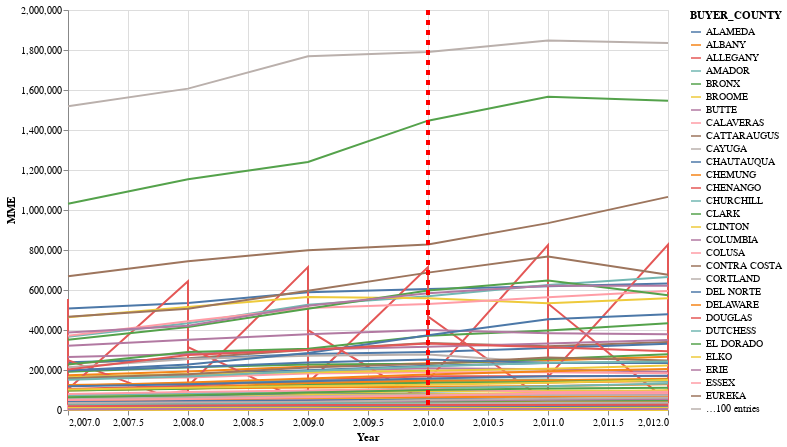

Source (notebook cell):
### Code cell
rule4 = alt.Chart(fa_compare).mark_rule(color='red', strokeDash=[5,5], strokeWidth=3).encode(
    x='Year:Q',
    size=alt.value(3)
).transform_filter(
    alt.datum.Year == 2010
)

fig4 = alt.Chart(fa_compare).mark_line().encode(
    x='Year',
    y='MME',
    color='BUYER_COUNTY'
).properties(
    width=600,
    height=400
)
fig4 + rule4

### Figure 1 — Vega-Lite specification as saved in the notebook (floating-point values rounded to 4 significant figures; data arrays with more than 128 entries replaced by an {"elided": "..."} marker saying what was removed)
{"config": {"view": {"continuousWidth": 400, "continuousHeight": 300}}, "layer": [{"mark": "line", "encoding": {"color": {"field": "BUYER_COUNTY", "type": "nominal"}, "x": {"field": "Year", "type": "quantitative"}, "y": {"field": "MME", "type": "quantitative"}}, "height": 400, "width": 600}, {"mark": {"type": "rule", "color": "red", "strokeDash": [5, 5], "strokeWidth": 3}, "encoding": {"size": {"value": 3}, "x": {"field": "Year", "type": "quantitative"}}, "transform": [{"filter": "(datum.Year === 2010)"}]}], "data": {"name": "data-dc49da97f79ed7d73133d46c85d505b4"}, "$schema": "https://vega.github.io/schema/vega-lite/v4.17.0.json", "datasets": {"data-dc49da97f79ed7d73133d46c85d505b4": {"elided": "791 records"}}}
